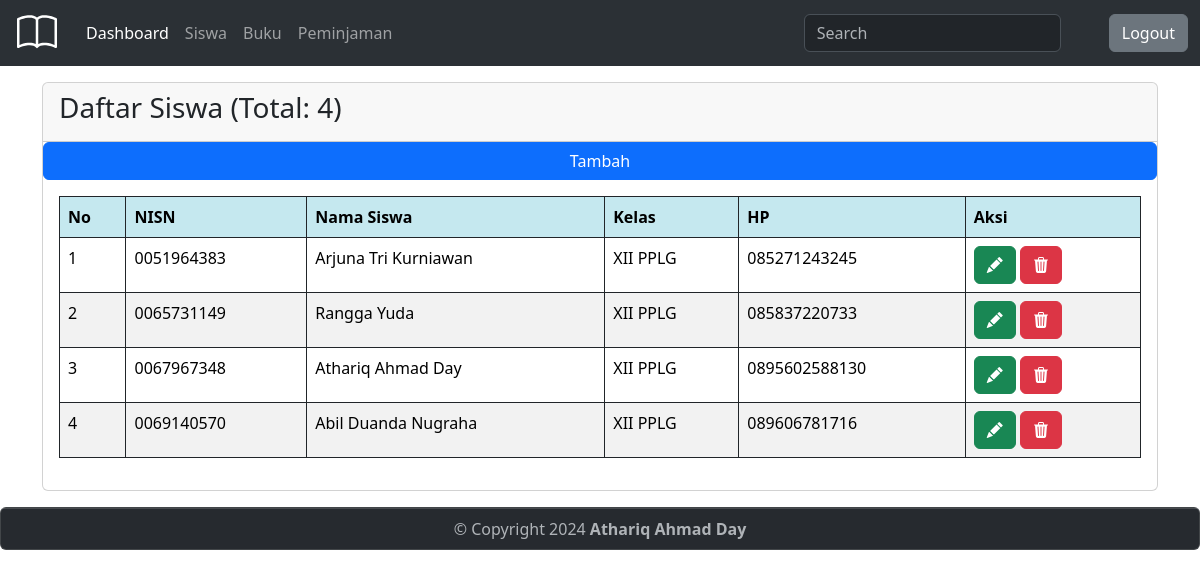
The app's page /daftar_siswa.php (signed in) with its own data.
### tables this page shows
CREATE TABLE `anggota` (
  `idAnggota` varchar(15) NOT NULL,
  `nisn` varchar(11) NOT NULL,
  `nama` varchar(50) NOT NULL,
  `kelas` varchar(50) NOT NULL,
  `telepon` varchar(15) NOT NULL
);

### daftar_siswa.php (the view, shortened to what this page needs)
<?php
require_once 'koneksi.php';
$sql_count_anggota = "SELECT COUNT(*) as total FROM anggota";
$result_count_anggota = $conn->query($sql_count_anggota);
$total_anggota = 0;
if ($result_count_anggota->num_rows > 0) {
    $row = $result_count_anggota->fetch_assoc();
    $total_anggota = $row['total'];
}
?>
<!DOCTYPE html>
<html>
<head>
    <link rel="stylesheet" href="https://cdn.jsdelivr.net/npm/bootstrap-icons@1.10.5/font/bootstrap-icons.css">
    <link href="https://cdn.jsdelivr.net/npm/bootstrap@5.3.1/dist/css/bootstrap.min.css" rel="stylesheet">
    <link rel="stylesheet" href="style.css?v=<?php echo time(); ?>">
</head>
<body>
    <nav class="navbar navbar-expand-lg bg-body-tertiary sticky-top" data-bs-theme="dark">
        <div class="container-fluid">
            <a class="navbar-brand" href=""></a>
            <div class="collapse navbar-collapse" id="navbarSupportedContent">
                <ul class="navbar-nav me-auto mb-2 mb-lg-0">
                    <li class="nav-item">
                        <a class="nav-link active" aria-current="page" href="main.php">Dashboard</a>
                    </li>
                    <li class="nav-item">
                        <a class="nav-link" href="daftar_siswa.php">Siswa</a>
                    </li>
                    <li class="nav-item">
                        <a class="nav-link" href="daftar_buku.php">Buku</a>
                    </li>
                    <li class="nav-item">
                        <a class="nav-link" href="daftar_peminjaman.php">Peminjaman</a>
                    </li>
                </ul>
                <form class="d-flex" role="search">
                    <input class="form-control me-5" type="search" placeholder="Search" aria-label="Search" name="keyword" id="keyword" onkeyup="cariSiswa()">
                </form>
                <ul class="navbar-nav ml-auto mb-2 mb-lg-0">
                    <li class="nav-item">
                        <a class="btn btn-secondary" href="logout.php">Logout</a>
                    </li>
                </ul>
            </div>
        </div>
    </nav>
    <div class="container">
        <div class="card mt-3 mb-3">
            <div class="card-header">
                <h3>Daftar Siswa (Total: <?php echo $total_anggota; ?>)</h3>
            </div>
            <a class="btn btn-primary" href="tambah_siswa.php">Tambah</a>
            <div class="card-body">
                <div class="table-responsive">
                    <table class="table table-striped table table-bordered border-dark" id="tableData">
                        <tr class="border-dark table-info">
                            <th>No</th>
                            <th>NISN</th>
                            <th>Nama Siswa</th>
                            <th>Kelas</th>
                            <th>HP</th>
                            <th>Aksi</th>
                        </tr>
                        <?php
                        require_once "koneksi.php";
                        if (isset($_GET['keyword'])) {
                            $sql = "SELECT * FROM anggota WHERE
                            idAnggota LIKE '%$_GET[keyword]%' OR
                            nama LIKE '%$_GET[keyword]%' OR
                            telepon LIKE '%$_GET[keyword]%' OR
                            kelas LIKE '%$_GET[keyword]%' ";
                        } else {
                            $sql = "SELECT * FROM anggota";
                        }
                        $result = $conn->query($sql);
                        if ($result->num_rows > 0) {
                            $no = 0;
                            while ($row = $result->fetch_assoc()) {
                                $no++;
                                echo "<tr>";
                                echo "<td>" . $no . "</td>";
                                echo "<td>" . $row["idAnggota"] . "</td>";
                                echo "<td>" . $row["nama"] . "</td>";
                                echo "<td>" . $row["kelas"] . "</td>";
                                echo "<td>" . $row["telepon"] . "</td>";
                                echo "<td>";
                                echo "<a class='btn btn-success bi bi-pencil-fill' href='edit_siswa.php?idAnggota=" . $row["idAnggota"] . "'></a> ";
                                echo "<a class='btn btn-danger bi bi-trash3-fill' href='daftar_siswa.php?hapus=" . $row["idAnggota"] . "' onclick='return confirm(\"Apakah Anda yakin ingin menghapus siswa ini?\")'></a>";
                                echo "</td>";
                                echo "</tr>";
                            }
                        } else {
                            echo "<tr><td colspan='6'>Tidak ada siswa.</td></tr>";
                        }
                        ?>
                    </table>
                </div>
            </div>
        </div>
    </div>
</body>
<div class="card text-center" data-bs-theme="dark">
    <div class="card-footer text-body-secondary">
        &copy; Copyright <?= date('Y') ?> <b> Athariq Ahmad Day </b>
    </div>
</div>
</html>

### records on screen
anggota: idAnggota "0051964383", nama "Arjuna Tri Kurniawan", kelas "XII PPLG", telepon "085271243245"
anggota: idAnggota "0065731149", nama "Rangga Yuda", kelas "XII PPLG", telepon "085837220733"
anggota: idAnggota "0067967348", nama "Athariq Ahmad Day", kelas "XII PPLG", telepon "0895602588130"
anggota: idAnggota "0069140570", nama "Abil Duanda Nugraha", kelas "XII PPLG", telepon "089606781716"

### other values on screen
$total_anggota "4"
